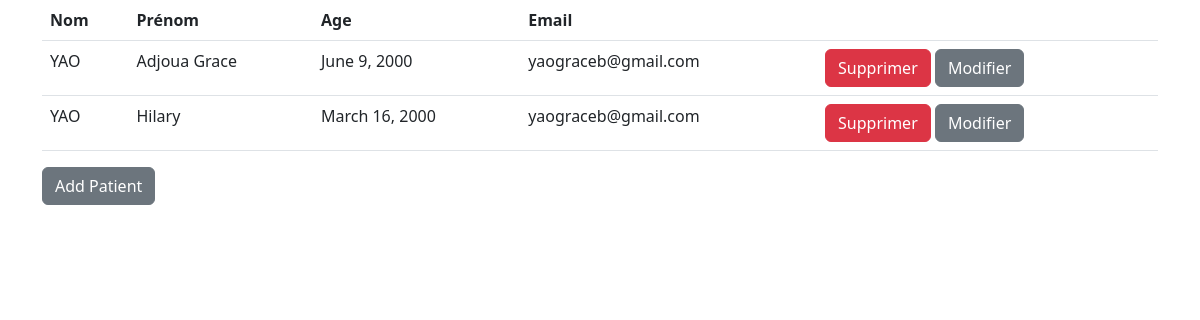
The app's page /, older data.
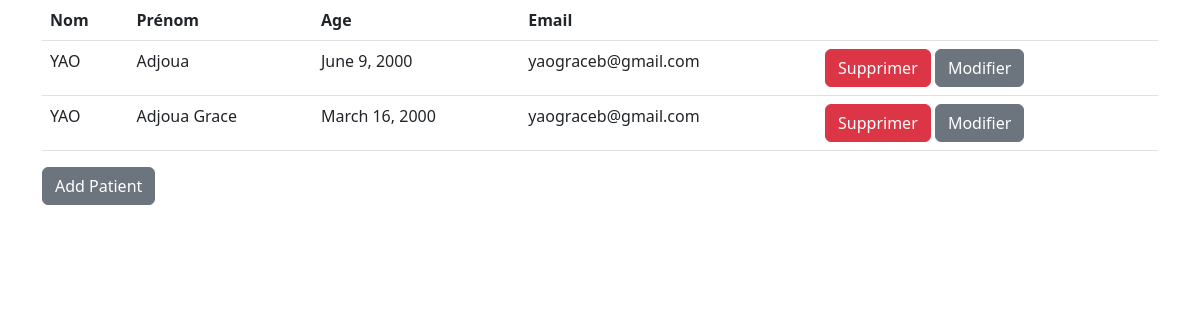
The same page, newer data.
### patient/models.py (models this page shows, shortened)
class Patient(models.Model):
    nom = models.CharField(max_length= 200)
    prenom = models.CharField(max_length= 200)
    email = models.EmailField()
    date_de_naissance = models.DateField()

### patient/views.py (the view)
# urls.py: path('', views.liste,name = "liste"),
def liste(request):
    patients = Patient.objects.all()
    return render(request, 'patient/liste.html',{'patients': patients})

### patient/templates/patient/liste.html (shortened to what this page needs)
<!DOCTYPE html>
<html lang="en">
<head>
    <link href="https://cdn.jsdelivr.net/npm/bootstrap@5.3.0/dist/css/bootstrap.min.css" rel="stylesheet">
</head>
<body>
    <div class="container">
        <table class="table">
            <thead class="thead-dark">
              <tr>
                <th>Nom</th>
                <th>Prénom</th>
                <th>Age</th>
                <th>Email</th>
                <th></th>
              </tr>
            </thead>
            <tbody>
                {% for patient in patients%}
                    <tr>
                        <td>{{patient.nom}}</td>
                        <td>{{patient.prenom}}</td>
                        <td>{{patient.date_de_naissance}}</td>
                        <td>{{patient.email}}</td>
                        <td><a href="{% url 'delete' id=patient.id %}" class="btn btn-danger">Supprimer</a>
                        <a href="{% url 'modifier' id=patient.id %}" class="btn btn-secondary">Modifier</a></td>
                    </tr>
                    {% endfor %}
            </tbody>
          </table>
          <a href="{% url 'patient'%}" class="btn btn-secondary">Add Patient</a>
    </div>
</body>
</html>

Row changes from the older to the newer data that the page shows:
removed Patient: nom "YAO", prenom "Hilary", date_de_naissance "March 16, 2000", email "yaograceb@gmail.com"
changed Patient: prenom "Adjoua Grace" → "Adjoua"
added Patient: nom "YAO", prenom "Adjoua Grace", date_de_naissance "March 16, 2000", email "yaograceb@gmail.com"
